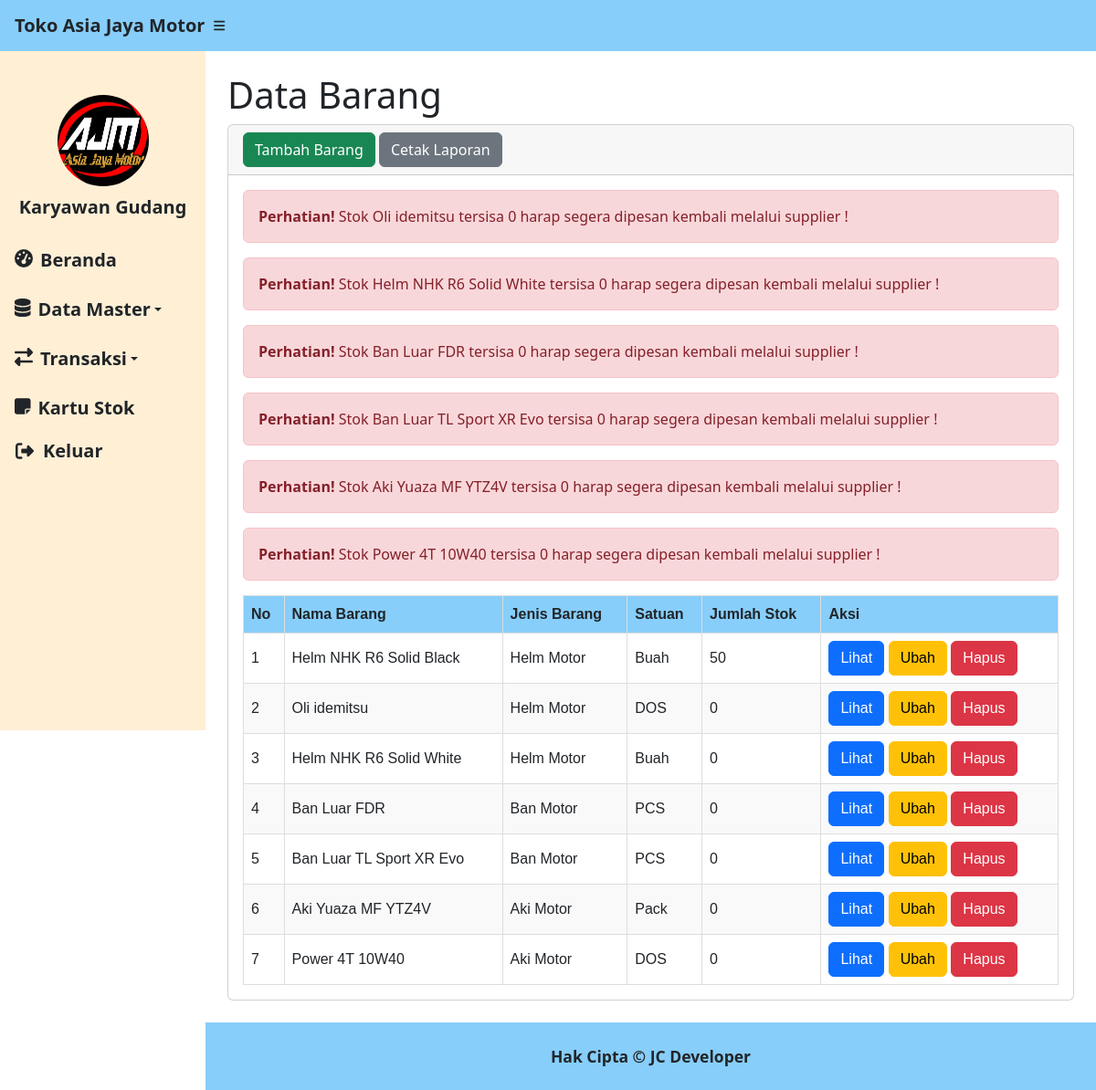
The app's page /databarang.php (signed in) with its own data.
### tables this page shows
CREATE TABLE `stok` (
  `idbarang` int(11) NOT NULL,
  `namabarang` varchar(25) NOT NULL,
  `jenisbarang` varchar(25) NOT NULL,
  `satuan` varchar(100) NOT NULL,
  `keterangan` varchar(500) NOT NULL,
  `Tanggal_Expired` varchar(100) NOT NULL,
  `stock` int(11) NOT NULL
);

### databarang.php (the view, shortened to what this page needs)
<?php
require 'fungsi.php';
?>
<!DOCTYPE html>
<html lang="en">
<head>
    <link href="https://cdn.jsdelivr.net/npm/simple-datatables@7.1.2/dist/style.min.css" rel="stylesheet" />
    <link href="css/styles.css" rel="stylesheet" />
</head>
<body class="sb-nav-fixed">
    <nav class="sb-topnav navbar navbar-expand navbar-dark navmain">
        <a class="navbar-brand ps-3 text-dark" style="font-weight: bold;" href="index.php">Toko Asia Jaya Motor</a>
        <button class="btn btn-link btn-sm order-1 order-lg-0 me-4 me-lg-0" id="sidebarToggle" href="#!"><i class="fas fa-bars text-dark" style="font-weight: bold;"></i></button>
    </nav>
    <div id="layoutSidenav">
        <div id="layoutSidenav_nav">
            <nav class="sb-sidenav accordion navsecond" id="sidenavAccordion">
                <div class="container text-center mt-5">
                    <img src="./img/logo-ajm.jpeg" class="rounded-circle mx-auto" style="width: 100px; height: 100px;">
                    <p class="mt-2 text-dark fs-5" style="font-weight: bold;">Karyawan Gudang</p>
                </div>
                <div class="sb-sidenav-menu">
                    <div class="nav">
                        <a class="nav-link text-white" href="beranda.php">
                            <div class="sb-nav-link-icon"><i class="fas fa-tachometer-alt fs-5 text-dark"></i></div>
                            <p class="mb-0 fs-5 hover-effect text-dark" style="font-weight: bold;">Beranda</p>
                        </a>
                        <li class="nav-item dropdown">
                            <a class="nav-link dropdown-toggle text-dark" id="stokBarangDropdown" role="button" data-bs-toggle="dropdown" aria-haspopup="true" aria-expanded="false">
                                <div class="sb-nav-link-icon"><i class="fas fa-database fs-5 text-dark"></i></div>
                                <span class="mb-0 fs-5 hover-effect text-dark" style="font-weight: bold;">Data Master</span>
                            </a>
                        </li>
                        <li class="nav-item dropdown">
                            <a class="nav-link dropdown-toggle text-dark" id="stokBarangDropdown" role="button" data-bs-toggle="dropdown" aria-haspopup="true" aria-expanded="false">
                                <div class="sb-nav-link-icon"><i class="fas fa-exchange-alt fs-5 text-dark"></i></div>
                                <span class="mb-0 fs-5 hover-effect text-dark" style="font-weight: bold;">Transaksi</span>
                            </a>
                            <a class="nav-link text-white" href="kartustok.php">
                                <div class="sb-nav-link-icon"><i class="fa-solid fa-note-sticky fs-5 text-dark"></i></div>
                                <p class="mb-0 fs-5 hover-effect text-dark" style="font-weight: bold;">Kartu Stok</p>
                            </a>
                            <button onclick="confirmLogout()" class="btn btn-link btn-sm order-1 order-lg-0 me-4 me-lg-0 text-dark fs-5" style="font-weight: bold; text-decoration: none; display: flex; align-items: center;">
                                <div class="sb-nav-link-icon"><i class="fas fa-sign-out-alt fs-5 text-dark" style="margin-left: 8px;"></i></div>
                                <span style="margin-left: 10px;">Keluar</span>
                            </button>
                        </li>
                    </div>
                </div>
            </nav>
        </div>
        <div id="layoutSidenav_content">
            <main>
                <div class="container-fluid px-4">
                    <h1 class="mt-4">Data Barang</h1>
                    <div class="card mb-4">
                        <div class="card-header">
                            <button type="button" class="btn btn-success" data-bs-toggle="modal" data-bs-target="#myModal">
                                Tambah Barang
                            </button>
                            <a href="cetaklaporanstok.php" class="btn btn-secondary">Cetak Laporan</a>
                        </div>
                        <div class="card-body">
                            <?php
                            $ambildatastok = mysqli_query($conn, "select * from stok where stock <= 3");
                            while ($fetch =  mysqli_fetch_array($ambildatastok)) {
                                $barang = $fetch['namabarang'];
                                $stock = $fetch['stock'];
                            ?>
                                <div class="alert alert-danger" role="alert">
                                    <strong>Perhatian!</strong> Stok <?php echo $barang; ?> tersisa <?php echo $stock; ?> harap segera dipesan kembali melalui supplier !
                                </div>
                            <?php
                            }
                            ?>
                            <div class="table-responsive">
                                <table id="datatablesSimple">
                                    <thead>
                                        <tr>
                                            <th>No</th>
                                            <th>Nama Barang</th>
                                            <th>Jenis Barang</th>
                                            <th>Satuan</th>
                                            <th>Jumlah Stok</th>
                                            <th>Aksi</th>
                                        </tr>
                                    </thead>
                                    <tbody>
                                        <?php
                                        $ambilsemuadatastok = mysqli_query($conn, "select * from stok");
                                        $i = 1;
                                        while ($data = mysqli_fetch_array($ambilsemuadatastok)) {
                                            $namabarang = $data['namabarang'];
                                            $jenisbarang = $data['jenisbarang'];
                                            $satuan = $data['satuan'];
                                            $stock = $data['stock'];
                                            $idb = $data['idbarang'];
                                        ?>
                                            <tr>
                                                <td><?php echo $i++; ?></td>
                                                <td><?php echo $namabarang; ?></td>
                                                <td><?php echo $jenisbarang; ?></td>
                                                <td><?php echo $satuan; ?></td>
                                                <td><?php echo $stock; ?></td>
                                                <td>
                                                    <button type="button" class="btn btn-primary" data-bs-toggle="modal" data-bs-target="#lihatdata<?php echo $idb; ?>">
                                                        Lihat
                                                    </button>
                                                    <button type="button" class="btn btn-warning" data-bs-toggle="modal" data-bs-target="#ubah<?php echo $idb; ?>">
                                                        Ubah
                                                    </button>
                                                    <button type="button" class="btn btn-danger" data-bs-toggle="modal" data-bs-target="#hapus<?php echo $idb; ?>">
                                                        Hapus
                                                    </button>
                                                </td>
                                            </tr>
                                        <?php
                                        }
                                        ?>
                                    </tbody>
                                </table>
                            </div>
                        </div>
                    </div>
                </div>
            </main>
            <footer class="py-4 mt-auto text-dark fs-5 footer" style="font-weight: bold;">
                <div class="container-fluid px-4">
                    <div class="d-flex align-items-center justify-content-center small">
                        <div class="text-center font-weight-bold">Hak Cipta &copy; JC Developer</div>
                    </div>
                </div>
            </footer>
        </div>
    </div>
</body>
</html>

### databarang.php (style rules this page uses)
.navmain { background-color: #87CEFA }
.navsecond { background-color: #FFEFD5 }
.footer { background-color: #87CEFA }
#datatablesSimple { font-family: Arial, sans-serif; border-collapse: collapse; width: 100%; }
#datatablesSimple th, #datatablesSimple td { border: 1px solid #dddddd; text-align: left; padding: 8px; }
#datatablesSimple th { background-color: #87CEFA; }
#datatablesSimple tr:nth-child(even) { background-color: #f9f9f9; }

### records on screen
stok: namabarang "Oli idemitsu", stock "0", jenisbarang "Helm Motor", satuan "DOS"
stok: namabarang "Helm NHK R6 Solid White", stock "0", jenisbarang "Helm Motor", satuan "Buah"
stok: namabarang "Ban Luar FDR", stock "0", jenisbarang "Ban Motor", satuan "PCS"
stok: namabarang "Ban Luar TL Sport XR Evo", stock "0", jenisbarang "Ban Motor", satuan "PCS"
stok: namabarang "Aki Yuaza MF YTZ4V", stock "0", jenisbarang "Aki Motor", satuan "Pack"
stok: namabarang "Power 4T 10W40", stock "0", jenisbarang "Aki Motor", satuan "DOS"
stok: namabarang "Helm NHK R6 Solid Black", jenisbarang "Helm Motor", satuan "Buah", stock "50"
